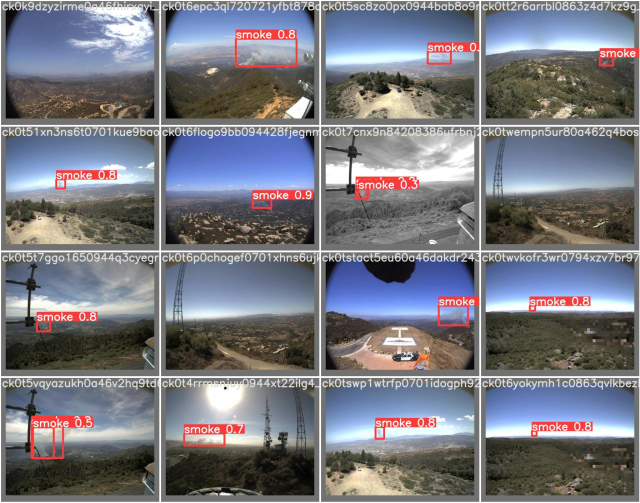
#> input picture CNN Weights/YOLOv5 Best Run/test_batch0_pred.jpg, 1280 x 1005 px, given in place of the camera (shown at 1/2 size)
$ python test_fire_detect.py
#> lines starting #> are read from the running program, lines starting #| are printed output that depends on the picture; after the words box and inside, x2 and y2 are one past the last pixel; in counts of white or black regions, pixels touching at a corner belong together
import cv2
import numpy as numpy
import matplotlib.pyplot as plt


cam = cv2.VideoCapture(0)

lower_bound = numpy.array([11,33,111])
upper_bound = numpy.array([90,255,255])

while(cam.isOpened()):

    ret, frame = cam.read()
#> frame is the input picture: shape (1005, 1280, 3); mean B, G, R 129, 120.9, 120
    frame = cv2.resize(frame,(1280,720))
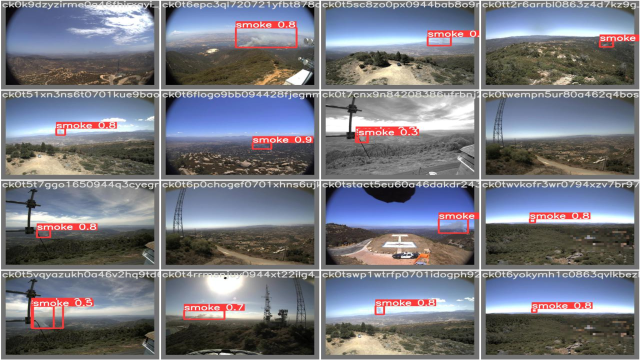
#> frame: shape (720, 1280, 3) (shown at 1/2 size); mean B, G, R 129, 120.8, 119.9
    frame = cv2.flip(frame,1)
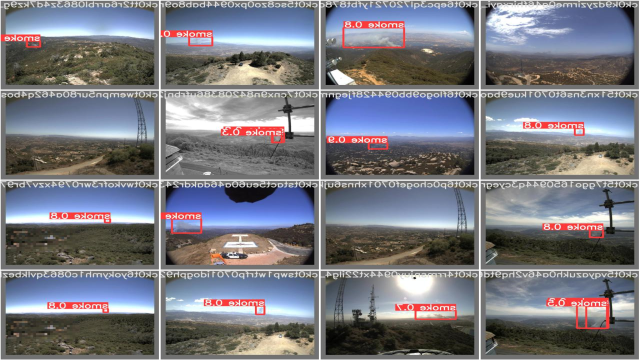
#> frame: shape (720, 1280, 3) (shown at 1/2 size); mean B, G, R 129, 120.8, 119.9
    frame_smooth = cv2.GaussianBlur(frame,(7,7),0)

    mask = numpy.zeros_like(frame)
    mask[0:720, 0:1280] = [255,255,255]

    amplify = cv2.bitwise_and(frame_smooth, mask)

    hsv = cv2.cvtColor(amplify,cv2.COLOR_BGR2HSV)
#> hsv: shape (720, 1280, 3); mean H, S, V 62.8, 52.7, 139.2

    binary = cv2.inRange(hsv, lower_bound, upper_bound)
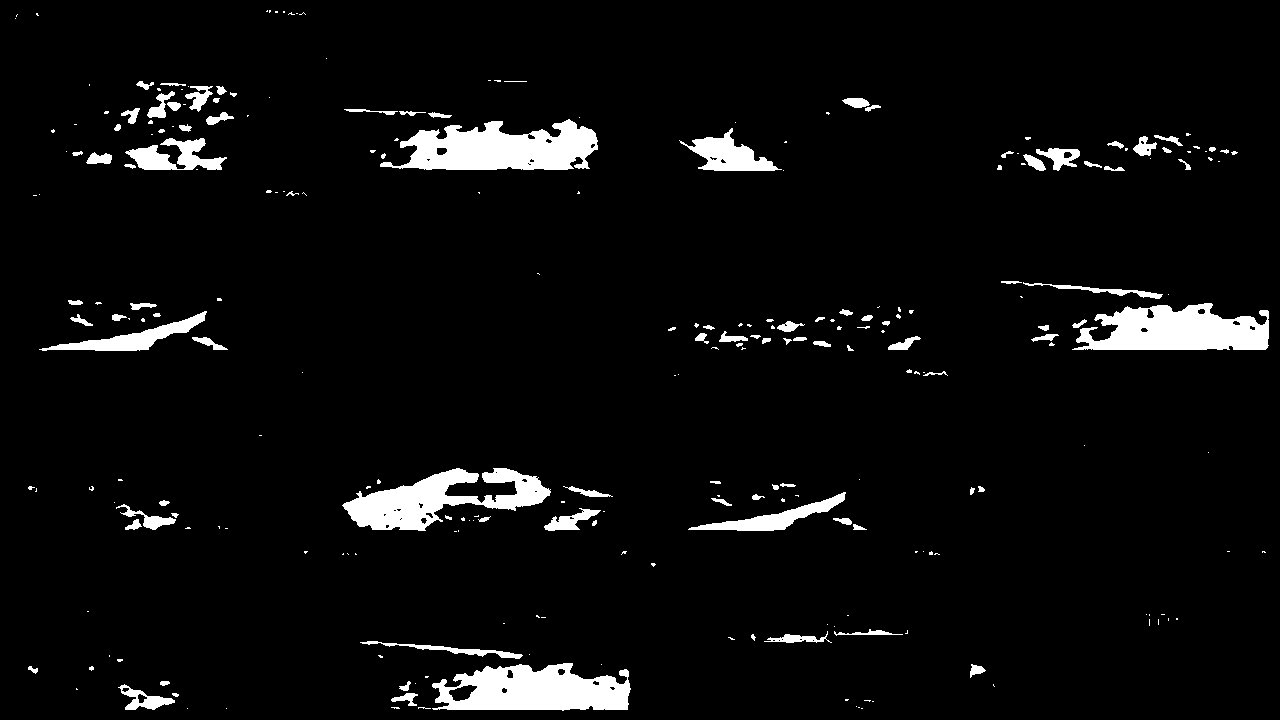
#> binary: shape (720, 1280); 4.9% white; 260 white regions (157 under 20 px), largest, box (x1, y1, x2, y2) and area: (380, 119, 598, 170) 7186, (432, 663, 631, 711) 6763, (1072, 303, 1269, 350) 6512

    check_for_fire = cv2.countNonZero(binary)
#> check_for_fire = 44917


    if int(check_for_fire) >= 20000 :

        cv2.putText(frame,"Fire!",(300,60),cv2.FONT_HERSHEY_COMPLEX,3,(0,0,255),2)
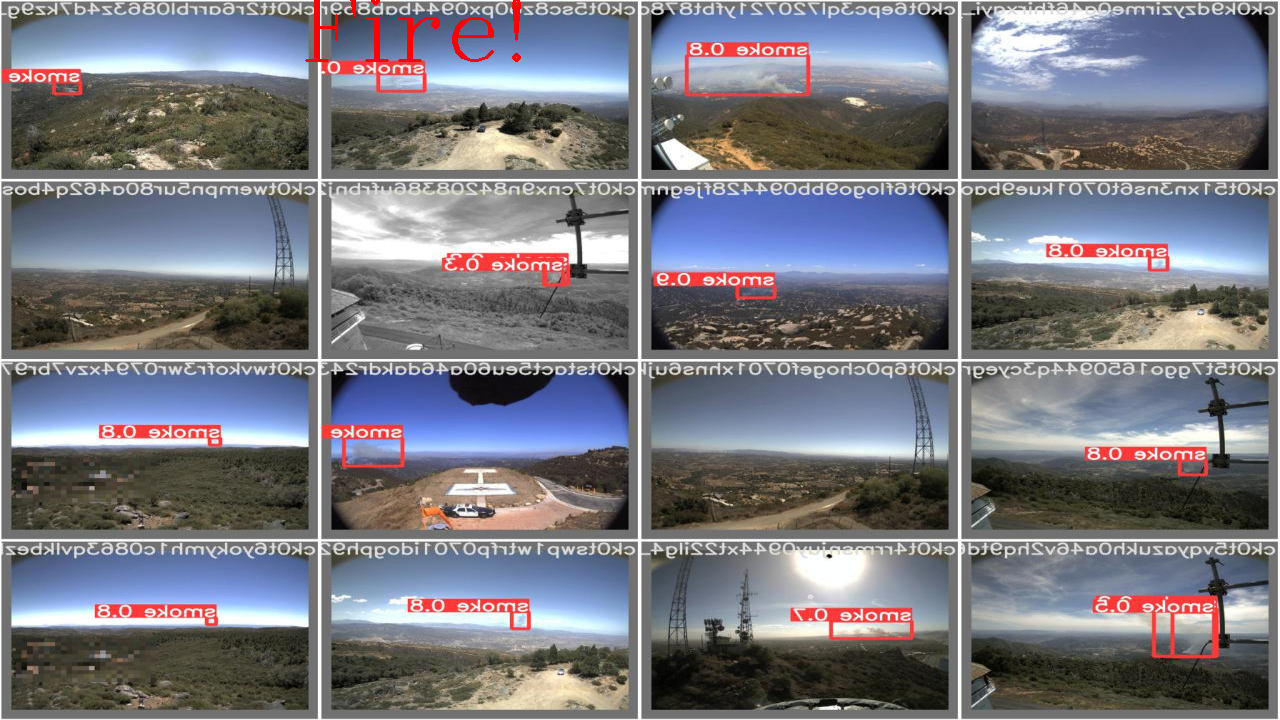
#> frame: shape (720, 1280, 3); 0.26% of pixels changed, all inside (x1, y1, x2, y2) = (305, 0, 521, 62)


    cv2.imshow("Fire Detection",frame)


    if cv2.waitKey(10) == 27 :
#> (key Esc is pressed here)
        break


cam.release()

cv2.destroyAllWindows()

$ run again, on CNN Weights/YOLOv5 Best Run/test_batch1_pred.jpg
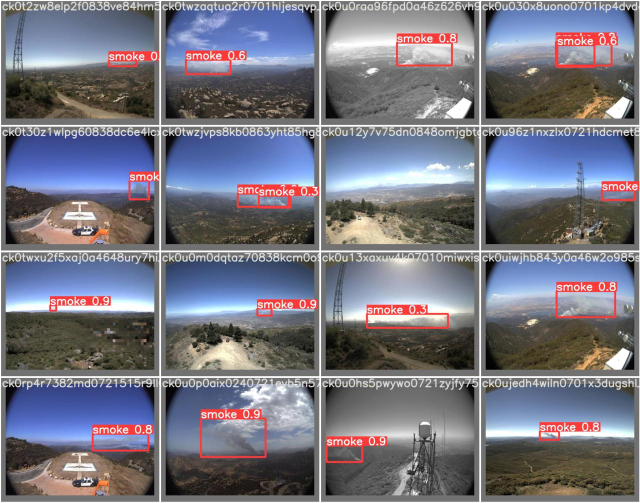
#> input picture CNN Weights/YOLOv5 Best Run/test_batch1_pred.jpg, 1280 x 1005 px, given in place of the camera (shown at 1/2 size)
#> frame is the input picture: shape (1005, 1280, 3); mean B, G, R 129.6, 117.8, 117.9
#> hsv: shape (720, 1280, 3); mean H, S, V 62.8, 56, 140.1
#> `binary = cv2.inRange(hsv, lower_bound, upper_bound)`:
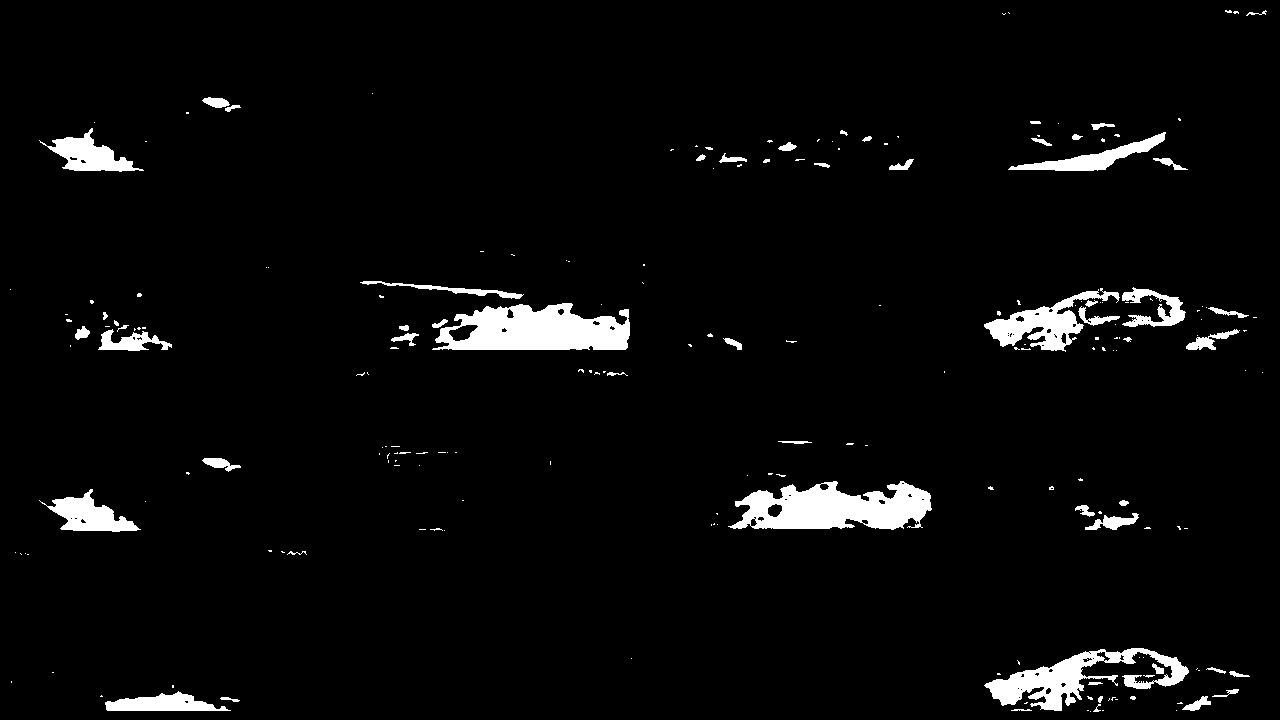
#> binary: shape (720, 1280); 3.9% white; 209 white regions (151 under 20 px), largest, box (x1, y1, x2, y2) and area: (432, 303, 630, 350) 6653, (728, 481, 932, 530) 6596, (984, 648, 1189, 711) 4594
#> check_for_fire = 35529
#> `cv2.putText(frame,"Fire!",(300,60),cv2.FONT_HERSHEY_COMPLEX,3,(0,0,255..`:
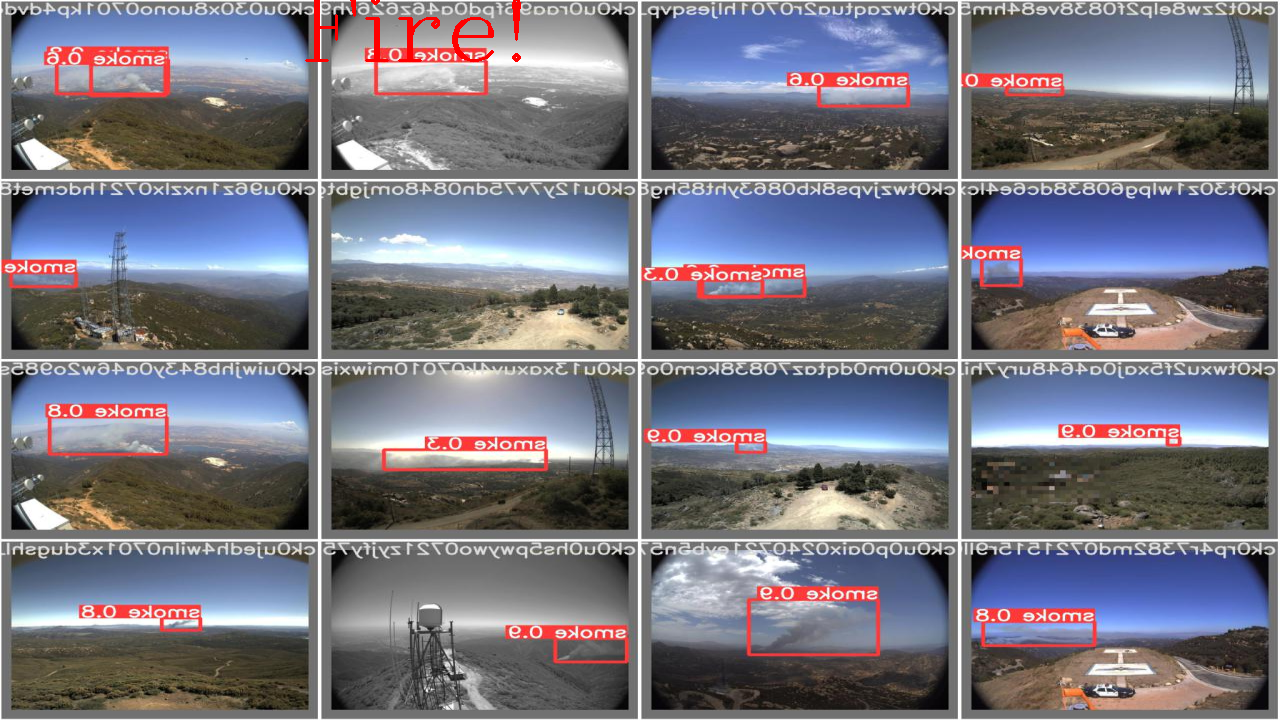
#> frame: shape (720, 1280, 3); mean B, G, R 129.1, 117.3, 118

$ run again, on CNN Weights/YOLOv5 Best Run/test_batch2_pred.jpg
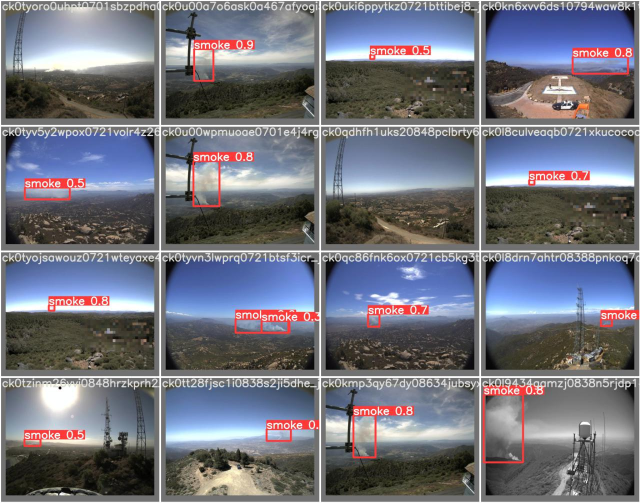
#> input picture CNN Weights/YOLOv5 Best Run/test_batch2_pred.jpg, 1280 x 1005 px, given in place of the camera (shown at 1/2 size)
#> frame is the input picture: shape (1005, 1280, 3); mean B, G, R 125.3, 114.6, 113.4
#> hsv: shape (720, 1280, 3); mean H, S, V 64.6, 54.8, 134.5
#> `binary = cv2.inRange(hsv, lower_bound, upper_bound)`:
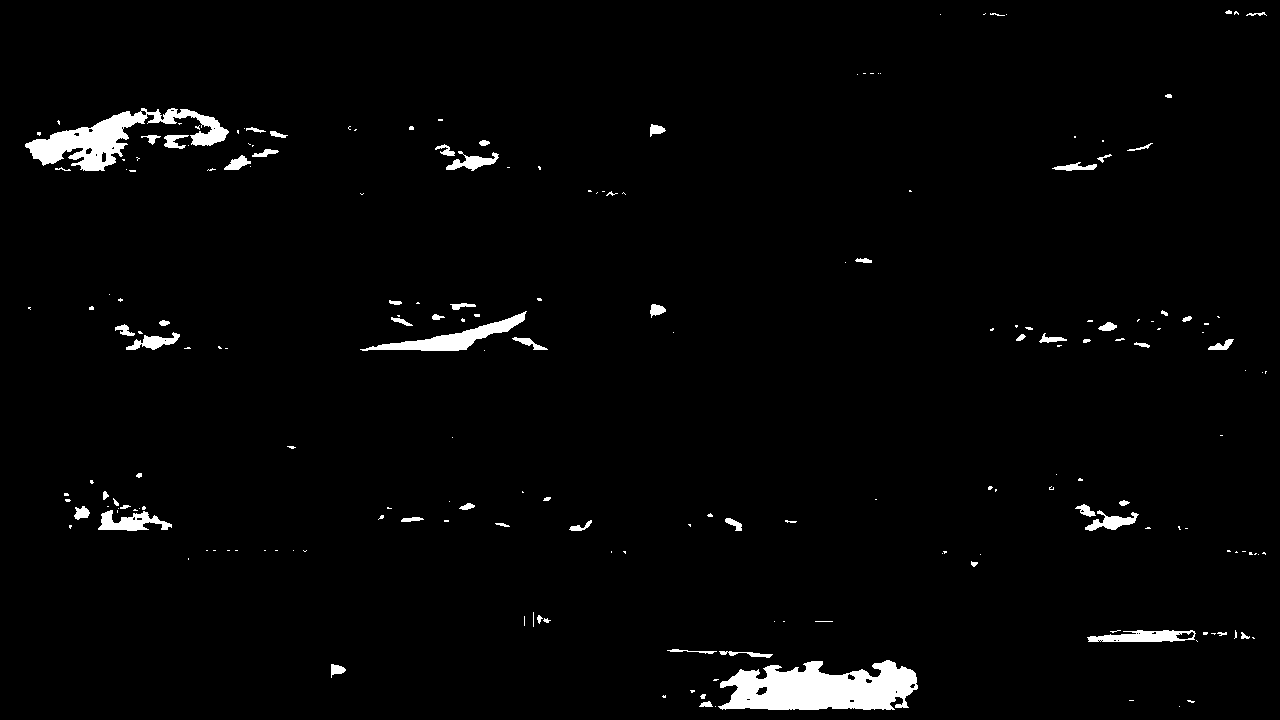
#> binary: shape (720, 1280); 2.3% white; 204 white regions (137 under 20 px), largest, box (x1, y1, x2, y2) and area: (718, 660, 918, 710) 7049, (25, 108, 229, 171) 4475, (360, 311, 527, 351) 1773
#> check_for_fire = 21512
#> `cv2.putText(frame,"Fire!",(300,60),cv2.FONT_HERSHEY_COMPLEX,3,(0,0,255..`:
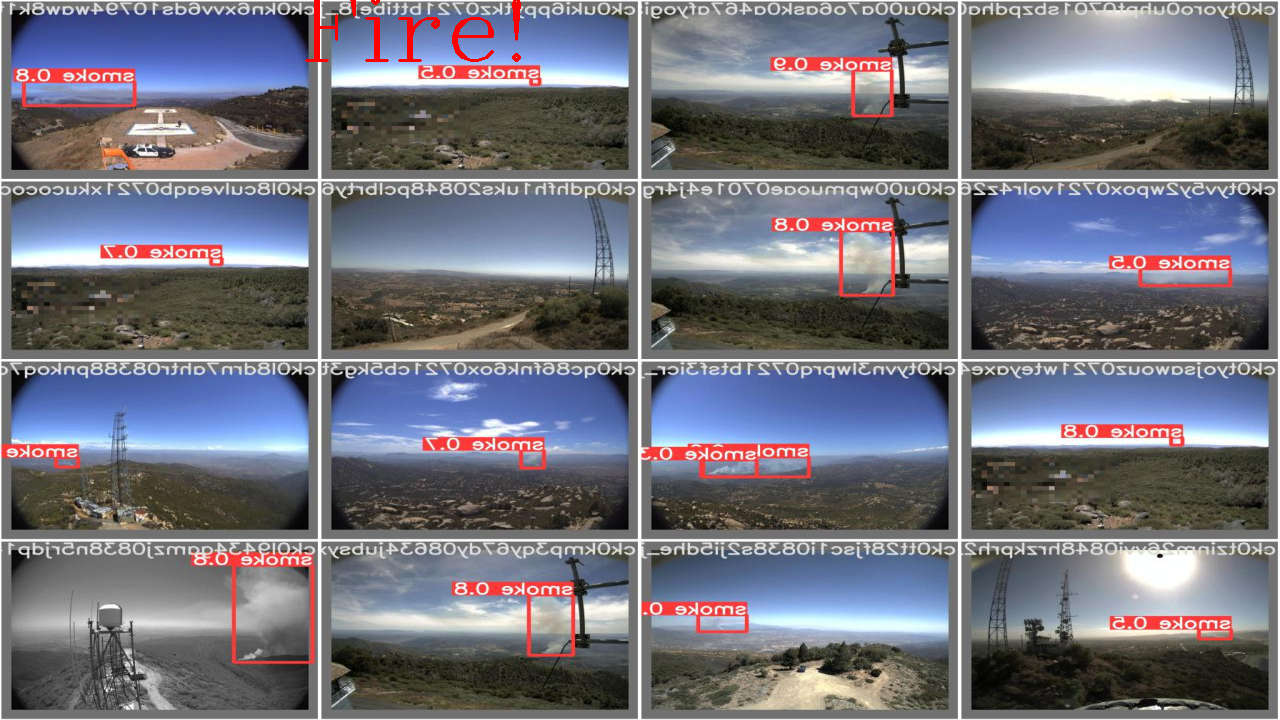
#> frame: shape (720, 1280, 3); mean B, G, R 124.7, 114.2, 113.6
